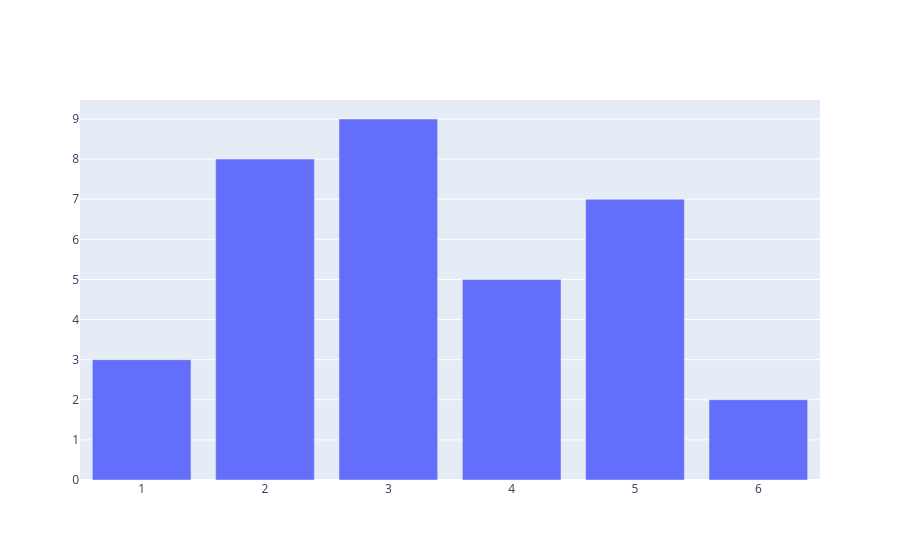

This figure's notebook cell:
### Code cell
fig=go.Figure()
fig.add_trace(go.Bar(x=[1,2,3,4,5,6],y=[3,8,9,5,7,2]))

### Figure 1 — Plotly figure (JSON) as saved in the notebook; plotly's stock layout.template omitted (floating-point values rounded to 4 significant figures)
{"data": [{"type": "bar", "x": [1, 2, 3, 4, 5, 6], "y": [3, 8, 9, 5, 7, 2]}], "layout": {}}
